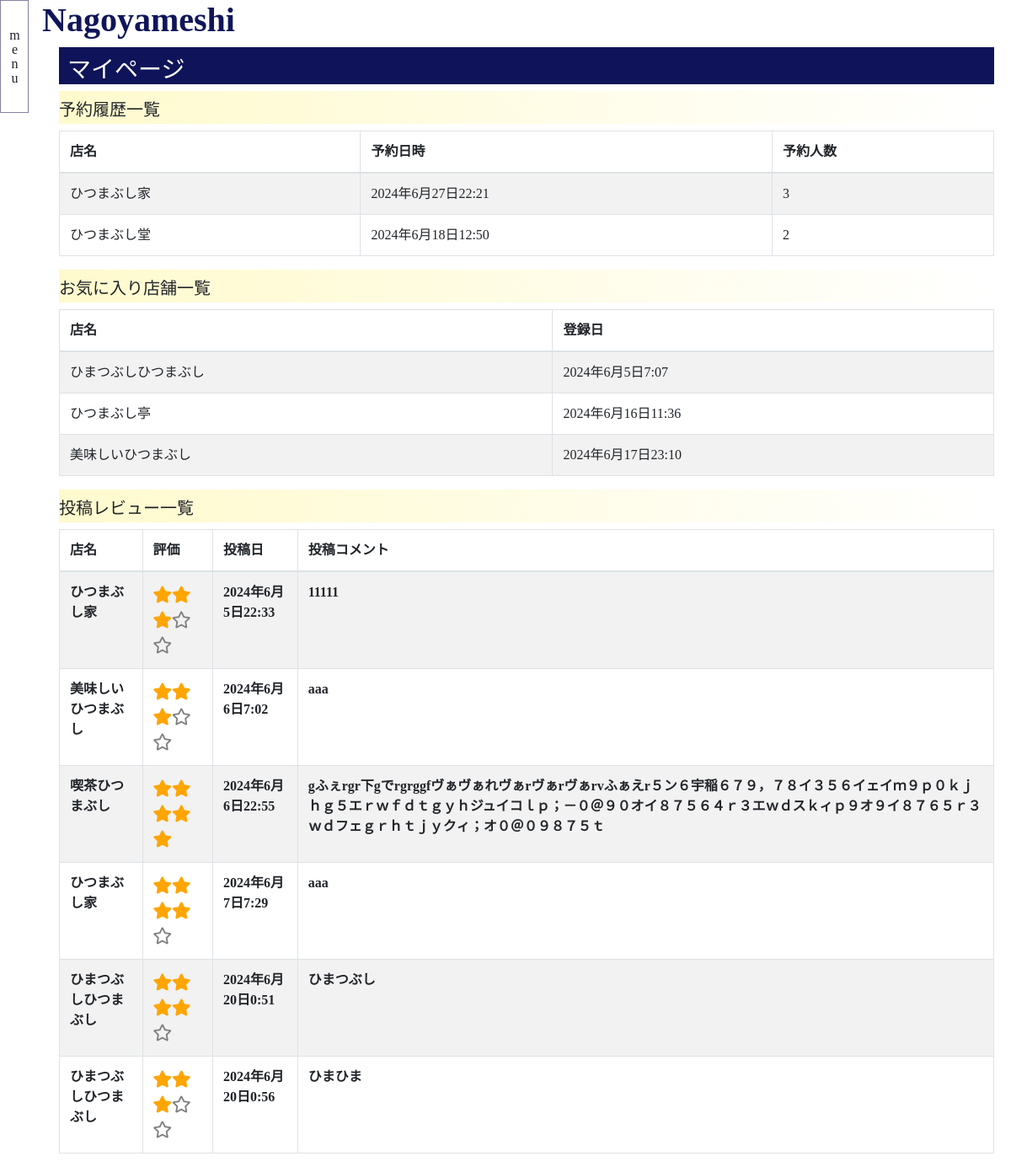
Screenshot of /mypage/ (signed in) with the database file from the repository.
### nagoyameshi/models.py (models this page shows, shortened)
class Reservation(models.Model):
    date = models.DateTimeField(verbose_name="予約日時")
    user = models.ForeignKey(User, verbose_name="予約者", on_delete=models.CASCADE)
    restaurant = models.ForeignKey(Restaurant, verbose_name="対象飲食店", on_delete=models.CASCADE)
    people = models.PositiveIntegerField(verbose_name="予約人数",null=True, blank=True)

class Restaurant(models.Model):
    name = models.CharField(verbose_name="店舗名",max_length=100)
    category = models.ForeignKey(Category, verbose_name="カテゴリ", on_delete=models.SET_NULL, null=True, blank=True)
    img = models.ImageField(verbose_name="店舗画像", upload_to="nagoyameshi/restaurant/img")
    description = models.TextField(verbose_name="店舗説明文")
    created_date = models.DateTimeField(verbose_name="作成日",auto_now_add=True)
    update_date = models.DateTimeField(verbose_name="編集日",auto_now=True)
    budget = models.PositiveIntegerField(verbose_name="予算")
    capacity = models.PositiveIntegerField(verbose_name="受け入れ可能人数")
    start = models.TimeField(verbose_name="営業開始")
    end = models.TimeField(verbose_name="営業終了")

class Fav(models.Model):
    created_date = models.DateTimeField(verbose_name="登録日",auto_now_add=True)
    user = models.ForeignKey(User, verbose_name="お気に入り登録ユーザー名", on_delete=models.CASCADE)
    restaurant = models.ForeignKey(Restaurant, verbose_name="対象飲食店", on_delete=models.CASCADE)

class Review(models.Model):
    created_date = models.DateTimeField(verbose_name="作成日時", auto_now_add=True)
    user = models.ForeignKey(User, verbose_name="レビューユーザー", on_delete=models.CASCADE)
    restaurant = models.ForeignKey(Restaurant, verbose_name="対象飲食店", on_delete=models.CASCADE)
    comment = models.TextField(verbose_name="コメント")
    stars = models.IntegerField(verbose_name="評価", validators=[MinValueValidator(1),MaxValueValidator(5)])
    def star_icon(self):
        dic                 = {}
        dic["true_star"]    = self.stars * " "
        dic["false_star"]   = (5-self.stars)* " "
        return dic

### nagoyameshi/views.py (the view)
class MypageView(View):
    def get(salf, request, *args, **kwargs):
        context = {}
        context["reservations"] = Reservation.objects.filter(user=request.user)
        context["favs"] = Fav.objects.filter(user=request.user)
        context["reviews"] = Review.objects.filter(user=request.user)
        return render(request, "nagoyameshi/mypage.html", context)

### templates/nagoyameshi/mypage.html (shortened to what this page needs)
{% extends "nagoyameshi/base.html" %}
{% block main %}
<h3>マイページ</h3>
<h5>予約履歴一覧</h5>
<table class="table table-striped table-hover table-bordered">
  <thead>
  <tr>
      <th>店名</th>
      <th>予約日時</th>
      <th>予約人数</th>
  </tr>
</thead>
{% for reservation in reservations %}
<tr>
    <td>{{ reservation.restaurant.name }}</td>
    <td>{{ reservation.date }}</td>
    <td>{{ reservation.people }}</td>
</tr>
{% endfor %}
</table>
<h5>お気に入り店舗一覧</h5>
<table class="table table-striped table-hover table-bordered">
  <thead>
  <tr>
      <th>店名</th>
      <th>登録日</th>
  </tr>
</thead>
{% for fav in favs %}
<tr>
    <td>{{ fav.restaurant.name }}</td>
    <td>{{ fav.created_date }}</td>
</tr>
{% endfor %}
</table>
<h5>投稿レビュー一覧</h5>
<table class="table table-striped table-hover table-bordered">
  <thead>
  <tr>
      <th>店名</th>
      <th>評価</th>
      <th>投稿日</th>
      <th>投稿コメント</th>
  </tr>
</thead>
{% for review in reviews %}
<tr>
  <th>{{ review.restaurant.name }}</th>
  <th>
    <div class="review_star">
    <span class="review_true_star">{% for s in review.star_icon.true_star %}<i class="fas fa-star"></i>{% endfor %}</span>
    <span class="review_false_star">{% for s in review.star_icon.false_star %}<i class="far fa-star"></i>{% endfor %}</span>
  </div>
  </th>
  <th>{{ review.created_date }}</th>
  <th>{{ review.comment }}</th>
</tr>
{% endfor %}
</table>
{% endblock %}

### static/common/css/style.css (style rules this page uses)
body { font-family: メイリオ; }
h5 { background: linear-gradient(90deg, lemonchiffon, white); padding: 10px 0 5px 0; }

### static/nagoyameshi/css/nagoyameshi_style.css (style rules this page uses)
h3 { color: white; background-color: rgba(4, 9, 82, 0.952); padding-top: 10px; padding-left: 10px; }
.review_star { font-size:0; }
.review_star > span { font-size:1.25rem; }
.review_true_star { color:orange; }
.review_false_star { color:gray; }

### rows the page displays
Reservation: restaurant.name "ひつまぶし家", date "2024年6月27日22:21", people "3"
Reservation: restaurant.name "ひつまぶし堂", date "2024年6月18日12:50", people "2"
Fav: restaurant.name "ひまつぶしひつまぶし", created_date "2024年6月5日7:07"
Fav: restaurant.name "ひつまぶし亭", created_date "2024年6月16日11:36"
Fav: restaurant.name "美味しいひつまぶし", created_date "2024年6月17日23:10"
Review: restaurant.name "ひつまぶし家", stars 3 (drawn), created_date "2024年6月5日22:33", comment "11111"
Review: restaurant.name "美味しいひつまぶし", stars 3 (drawn), created_date "2024年6月6日7:02", comment "aaa"
Review: restaurant.name "喫茶ひつまぶし", stars 5 (drawn), created_date "2024年6月6日22:55", comment "gふぇrgr下gでrgrggfヴぁヴぁれヴぁrヴぁrヴぁrvふぁえr５ン６宇稲６７９，７８イ３５６イェイｍ９ｐ０ｋｊｈｇ５エｒｗｆｄｔｇｙｈジュイコｌｐ；－０＠９０オイ８７５６４ｒ３エｗｄスｋィｐ９オ９イ８７６５ｒ３ｗｄフェｇｒｈｔｊｙクィ；オ０＠０９８７５ｔ"
Review: restaurant.name "ひつまぶし家", stars 4 (drawn), created_date "2024年6月7日7:29", comment "aaa"
Review: restaurant.name "ひまつぶしひつまぶし", stars 4 (drawn), created_date "2024年6月20日0:51", comment "ひまつぶし"
Review: restaurant.name "ひまつぶしひつまぶし", stars 3 (drawn), created_date "2024年6月20日0:56", comment "ひまひま"
